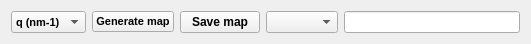
   <widget class="QWidget" name="layoutWidget">
    <property name="geometry">
     <rect>
      <x>575</x>
      <y>39</y>
      <width>531</width>
      <height>31</height>
     </rect>
    </property>
    <layout class="QHBoxLayout" name="horizontalLayout_11">
     <item>
      <layout class="QHBoxLayout" name="horizontalLayout_5">
       <item>
        <widget class="QComboBox" name="comboBox_map">
         <property name="font">
          <font>
           <pointsize>8</pointsize>
           <weight>75</weight>
           <bold>true</bold>
          </font>
         </property>
         <item>
          <property name="text">
           <string>q (nm-1)</string>
          </property>
         </item>
         <item>
          <property name="text">
           <string>q (A-1)</string>
          </property>
         </item>
         <item>
          <property name="text">
           <string>2theta</string>
          </property>
         </item>
        </widget>
       </item>
       <item>
        <widget class="QPushButton" name="button_map">
         <property name="font">
          <font>
           <pointsize>8</pointsize>
           <weight>75</weight>
           <bold>true</bold>
          </font>
         </property>
         <property name="text">
          <string>Generate map</string>
         </property>
        </widget>
       </item>
       <item>
        <widget class="QPushButton" name="pushButton_savemap">
         <property name="font">
          <font>
           <weight>75</weight>
           <bold>true</bold>
          </font>
         </property>
         <property name="text">
          <string>Save map</string>
         </property>
        </widget>
       </item>
      </layout>
     </item>
     <item>
      <layout class="QHBoxLayout" name="horizontalLayout_9">
       <item>
        <widget class="QComboBox" name="comboBox_titles">
         <property name="maximumSize">
          <size>
           <width>16777215</width>
           <height>16777215</height>
          </size>
         </property>
         <property name="sizeAdjustPolicy">
          <enum>QComboBox::AdjustToContents</enum>
         </property>
        </widget>
       </item>
       <item>
        <widget class="QLineEdit" name="lineEdit_titles"/>
       </item>
      </layout>
     </item>
    </layout>
   </widget>
